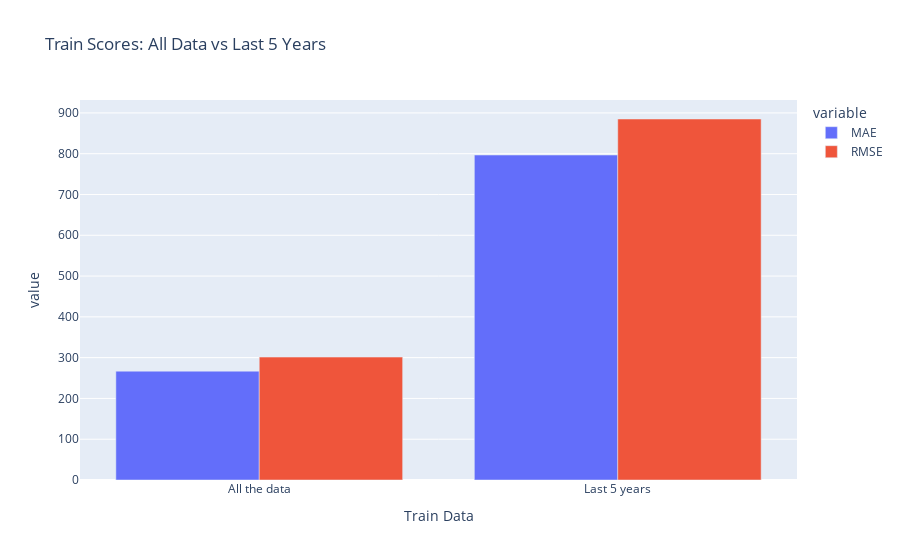

Here is the notebook cell this chart was saved with:
### Code cell
px.bar(results, x='Train Data', y=['MAE', 'RMSE'], barmode='group', 
        title='Train Scores: All Data vs Last 5 Years (Less is Better)')

### Figure 1 — Plotly figure (JSON) as saved in the notebook; plotly's stock layout.template omitted (floating-point values rounded to 4 significant figures)
{"data": [{"alignmentgroup": "True", "hovertemplate": "variable=MAE<br>Train Data=%{x}<br>value=%{y}<extra></extra>", "legendgroup": "MAE", "marker": {"color": "#636efa", "pattern": {"shape": ""}}, "name": "MAE", "offsetgroup": "MAE", "orientation": "v", "showlegend": true, "textposition": "auto", "type": "bar", "x": ["All the data", "Last 5 years"], "xaxis": "x", "y": [266.8, 796.8], "yaxis": "y"}, {"alignmentgroup": "True", "hovertemplate": "variable=RMSE<br>Train Data=%{x}<br>value=%{y}<extra></extra>", "legendgroup": "RMSE", "marker": {"color": "#EF553B", "pattern": {"shape": ""}}, "name": "RMSE", "offsetgroup": "RMSE", "orientation": "v", "showlegend": true, "textposition": "auto", "type": "bar", "x": ["All the data", "Last 5 years"], "xaxis": "x", "y": [301.4, 885.1], "yaxis": "y"}], "layout": {"barmode": "group", "legend": {"title": {"text": "variable"}, "tracegroupgap": 0}, "title": {"text": "Train Scores: All Data vs Last 5 Years"}, "xaxis": {"anchor": "y", "domain": [0, 1], "title": {"text": "Train Data"}}, "yaxis": {"anchor": "x", "domain": [0, 1], "title": {"text": "value"}}}}
